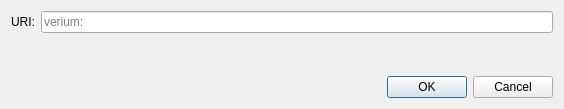
<?xml version="1.0" encoding="UTF-8"?>
<ui version="4.0">
 <class>OpenURIDialog</class>
 <widget class="QDialog" name="OpenURIDialog">
  <property name="geometry">
   <rect>
    <x>0</x>
    <y>0</y>
    <width>564</width>
    <height>109</height>
   </rect>
  </property>
  <property name="windowTitle">
   <string>Open  URI</string>
  </property>
  <layout class="QVBoxLayout" name="verticalLayout">
   <item>
    <layout class="QHBoxLayout" name="horizontalLayout">
     <item>
      <widget class="QLabel" name="label">
       <property name="text">
        <string>URI:</string>
       </property>
      </widget>
     </item>
     <item>
      <widget class="QValidatedLineEdit" name="uriEdit">
       <property name="placeholderText">
        <string notr="true">verium:</string>
       </property>
      </widget>
     </item>
    </layout>
   </item>
   <item>
    <spacer name="verticalSpacer">
     <property name="orientation">
      <enum>Qt::Vertical</enum>
     </property>
     <property name="sizeHint" stdset="0">
      <size>
       <width>20</width>
       <height>40</height>
      </size>
     </property>
    </spacer>
   </item>
   <item>
    <widget class="QDialogButtonBox" name="buttonBox">
     <property name="orientation">
      <enum>Qt::Horizontal</enum>
     </property>
     <property name="standardButtons">
      <set>QDialogButtonBox::Cancel|QDialogButtonBox::Ok</set>
     </property>
    </widget>
   </item>
  </layout>
 </widget>
 <customwidgets>
  <customwidget>
   <class>QValidatedLineEdit</class>
   <extends>QLineEdit</extends>
   <header>qt/qvalidatedlineedit.h</header>
  </customwidget>
 </customwidgets>
 <resources/>
 <connections>
  <connection>
   <sender>buttonBox</sender>
   <signal>accepted()</signal>
   <receiver>OpenURIDialog</receiver>
   <slot>accept()</slot>
   <hints>
    <hint type="sourcelabel">
     <x>248</x>
     <y>254</y>
    </hint>
    <hint type="destinationlabel">
     <x>157</x>
     <y>274</y>
    </hint>
   </hints>
  </connection>
  <connection>
   <sender>buttonBox</sender>
   <signal>rejected()</signal>
   <receiver>OpenURIDialog</receiver>
   <slot>reject()</slot>
   <hints>
    <hint type="sourcelabel">
     <x>316</x>
     <y>260</y>
    </hint>
    <hint type="destinationlabel">
     <x>286</x>
     <y>274</y>
    </hint>
   </hints>
  </connection>
 </connections>
</ui>
